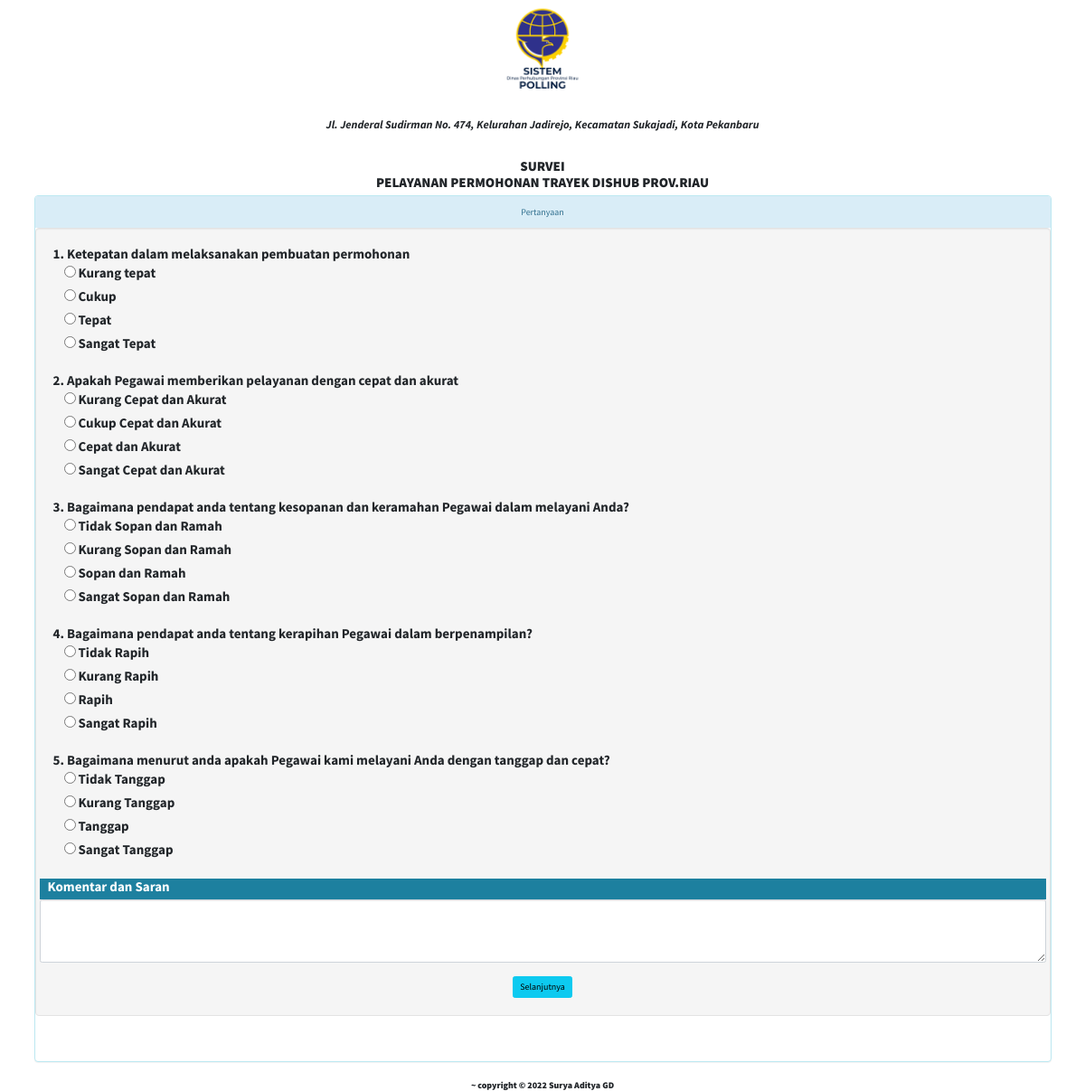
The page /soaluser.php?id_respondensend=45 on the database its author committed.
### tables this page shows
CREATE TABLE `kategori` (
  `id_kategori` int(11) NOT NULL,
  `nama_kategori` varchar(50) NOT NULL,
  `persyaratan` text NOT NULL,
  `status` tinyint(1) DEFAULT 0
);

CREATE TABLE `jawaban` (
  `id_jawaban` int(11) NOT NULL,
  `jawaban1` varchar(50) NOT NULL,
  `jawaban2` varchar(50) NOT NULL,
  `jawaban3` varchar(50) NOT NULL,
  `jawaban4` varchar(50) NOT NULL,
  `id_soalj` int(11) NOT NULL
);

CREATE TABLE `soal` (
  `id_soal` int(11) NOT NULL,
  `soal` text NOT NULL,
  `id_kategoriS` int(11) NOT NULL
);

### soaluser.php (the view, shortened to what this page needs)
<!DOCTYPE html>
<?php
	include'connect.php';
  require 'sideuser.php';
  $id_respondensend=$_GET['id_respondensend'];
  $query1 = mysqli_query($connect,"SELECT * from responden WHERE id_responden='$id_respondensend'");
  while ($data1 =mysqli_fetch_array($query1)) {?>
  <?php $idkategoriResponden= $data1 ['id_kategoriResponden'];}
?>
<html lang="en">
<head>
</head>
<body style="height: 100%">
  <?php include 'navbar.php'; ?>
		<div class="container">
			<center><h4 style="text-transform: uppercase;"><b>
			<?php
				include 'connect.php';
				 $query = mysqli_query($connect,"select nama_kategori from kategori WHERE id_kategori='$idkategoriResponden'");
				 while ( $data = mysqli_fetch_array($query) ) { ?><?php $kategori = $data ['nama_kategori'];
				 echo "survei <div>$kategori</div>";?><?php } ?></b></h4></center>
			 <div class="panel-group">
				<div class="panel panel-info">
					  <div class="panel-heading"><center>Pertanyaan</center></div>
								                    		<?php
											                     include 'connect.php';
                                            $query = mysqli_query($connect,"SELECT * FROM soal join jawaban where id_kategoriS='$idkategoriResponden' AND id_soal=id_soalj");
                                            $no=1; ?>
                                            <h4>
                                            <form class="well form-horizontal"  action="prosessoal.php?idrespondensend=<?php echo $id_respondensend;?>" method="post"  id="survei_list">
                                            <?php
                                            while ( $data = mysqli_fetch_array($query)) { ?>
                                            <tr>
                                                <td><?php echo $no;?>.</td>
                                                <td><?php echo $data['soal'];?></td></tr></br>
                                           			<td>&nbsp;&nbsp;&nbsp;&nbsp;<input type="radio" value="1" name="jawaban<?php echo $no;?>"><label>&nbsp;<?php echo $data['jawaban1'];?></label><br></td>
                                           			<td>&nbsp;&nbsp;&nbsp;&nbsp;<input type="radio" value="2" name="jawaban<?php echo $no;?>"><label>&nbsp;<?php echo $data['jawaban2'];?></label><br></td>
                                           			<td>&nbsp;&nbsp;&nbsp;&nbsp;<input type="radio" value="3" name="jawaban<?php echo $no;?>"><label>&nbsp;<?php echo $data['jawaban3'];?></label><br></td>
                                           			<td>&nbsp;&nbsp;&nbsp;&nbsp;<input type="radio" value="4" name="jawaban<?php echo $no++;?>"><label>&nbsp;<?php echo $data['jawaban4'];?></label><br></td>
                                                  </tr><br>
                                            <?php }
                                            ?>
                                            <div class="form-group">
                                                <div class="bg-primary"><label>&nbsp;&nbsp;&nbsp;Komentar dan Saran</label></div>
                                                <textarea class="form-control"  col="4" rows="4" name="komentar"></textarea>
                                            </div>
                                            <div class="container">
                          											 <center> <input type="submit" class="btn btn-info" value="Selanjutnya"></center>
                          											</div>
                                            </h4>
						<div class="panel-body"></div>
				</div>
			</div>
		</div>
<div id="footer">
  <center><h6><b class="copyright">~ copyright © 2022 Surya Aditya GD</b></h6></center>
</div>
</body>
</html>

### sideuser.php (shortened to what this page needs)
<!DOCTYPE html>
<html lang="en">
<head>
        <link href="https://cdnjs.cloudflare.com/ajax/libs/simple-line-icons/2.5.5/css/simple-line-icons.min.css" rel="stylesheet" />
        <link href="css/styless.css" rel="stylesheet" />
    <link href="./vendor/bootstrap/css/bootstrap.min.css" rel="stylesheet">
    <link href="./vendor/metisMenu/metisMenu.min.css" rel="stylesheet">
    <link href="./vendor/font-awesome/css/font-awesome.min.css" rel="stylesheet" type="text/css">
</head>
<body>
</body>
</html>

### navbar.php (shortened to what this page needs)
<html lang="en">
    <head>
        <link href="https://cdnjs.cloudflare.com/ajax/libs/simple-line-icons/2.5.5/css/simple-line-icons.min.css" rel="stylesheet" />
        <link href="css/styless.css" rel="stylesheet" />
    </head>
    <body id="page-top">
    <div class="container text-center"><img class="masthead-avatar mb-3" src="logo/Logo_polling.png" width="120px" height="120px" alt="" >
                <div class="container text-center">
                    <h5 class="mb-5"><em>Jl. Jenderal Sudirman No. 474, Kelurahan Jadirejo, Kecamatan Sukajadi, Kota Pekanbaru</em></h5>
                </div>
                    </div>

### rows shown on the page
kategori: nama_kategori "PELAYANAN PERMOHONAN TRAYEK DISHUB PROV.RIAU"
jawaban: id_soalj.soal "Ketepatan dalam melaksanakan pembuatan permohonan", jawaban1 "Kurang tepat", jawaban2 "Cukup", jawaban3 "Tepat", jawaban4 "Sangat Tepat"
jawaban: id_soalj.soal "Apakah Pegawai memberikan pelayanan dengan cepat dan akurat", jawaban1 "Kurang Cepat dan Akurat", jawaban2 "Cukup Cepat dan Akurat", jawaban3 "Cepat dan Akurat", jawaban4 "Sangat Cepat dan Akurat"
jawaban: id_soalj.soal "Bagaimana pendapat anda tentang kesopanan dan keramahan Pegawai dalam melayani Anda?", jawaban1 "Tidak Sopan dan Ramah", jawaban2 "Kurang Sopan dan Ramah", jawaban3 "Sopan dan Ramah", jawaban4 "Sangat Sopan dan Ramah"
jawaban: id_soalj.soal "Bagaimana pendapat anda tentang kerapihan Pegawai dalam berpenampilan?", jawaban1 "Tidak Rapih", jawaban2 "Kurang Rapih", jawaban3 "Rapih", jawaban4 "Sangat Rapih"
jawaban: id_soalj.soal "Bagaimana menurut anda apakah Pegawai kami melayani Anda dengan tanggap dan cepat?", jawaban1 "Tidak Tanggap", jawaban2 "Kurang Tanggap", jawaban3 "Tanggap", jawaban4 "Sangat Tanggap"
